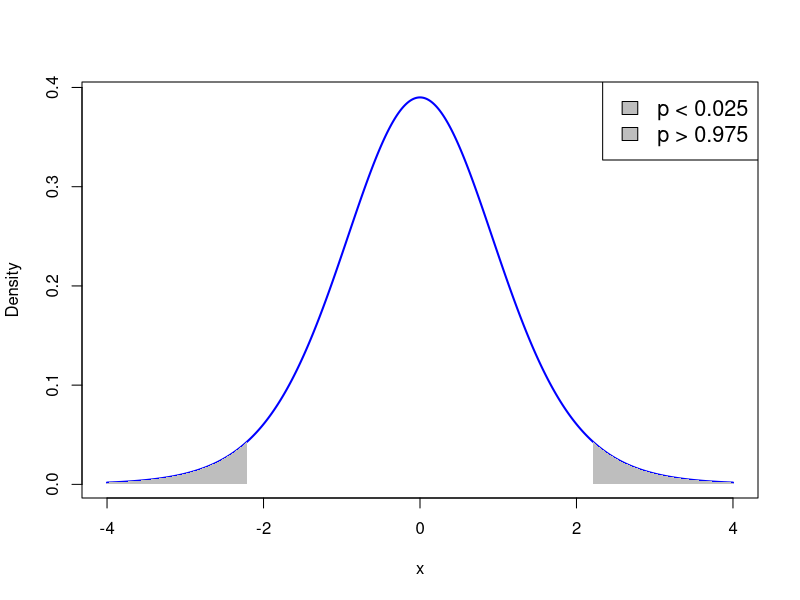
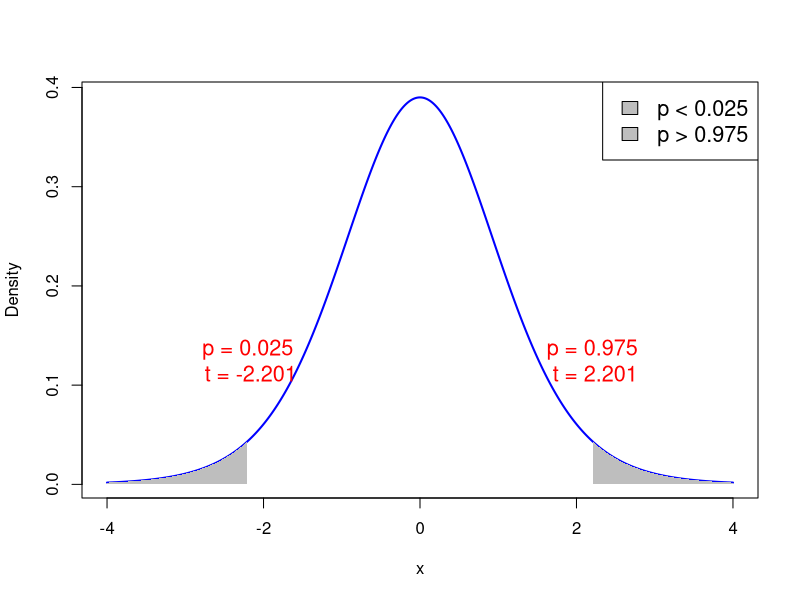
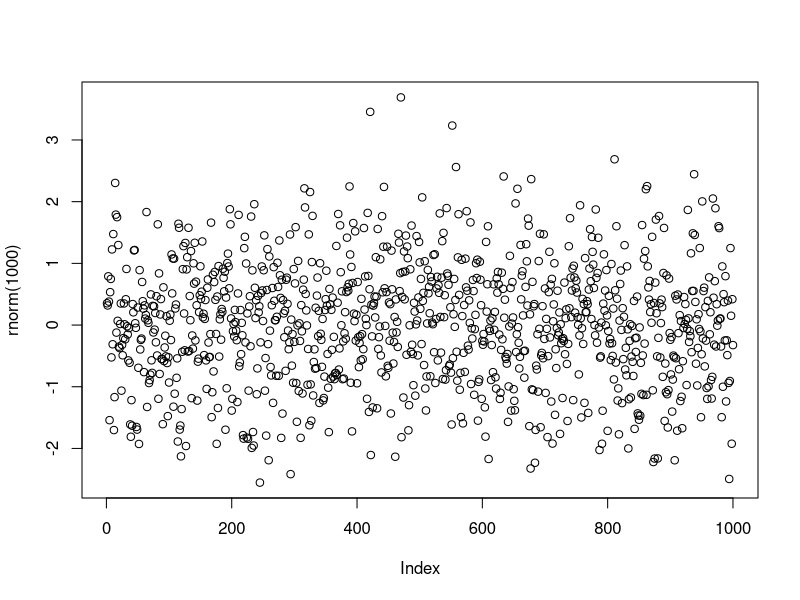
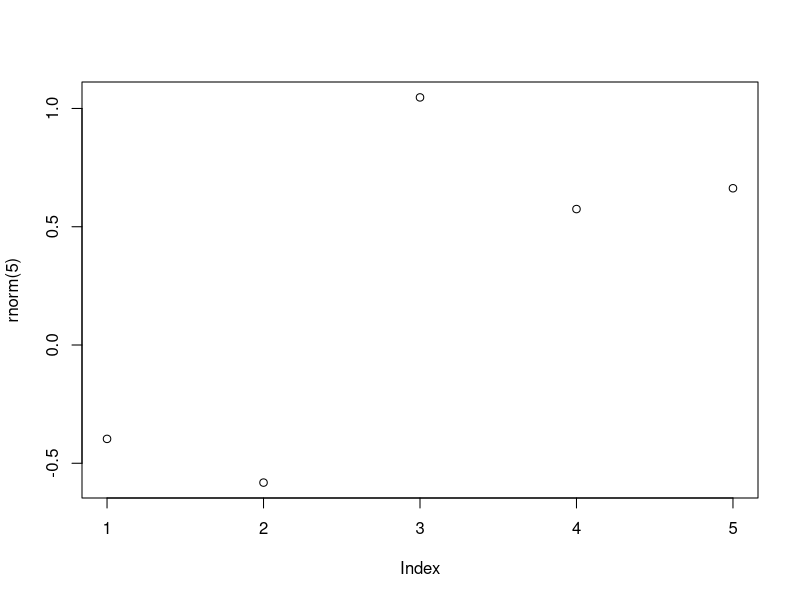

R code for these plots, in order:
## ---- chunk 1
# Degrees of freedom
df <- 11

# Values for x-axis
x <- seq(-4, 4, length.out = 1000)

# Calculate PDF of t-distribution
pdf <- dt(x, df)

# Plot PDF
plot(x, pdf, type = "l", col = "blue", lwd = 2, xlab = "x", ylab = "Density")

# Shade area where p-value < 0.025
x_fill_left <- x[x <= qt(0.025, df)]
y_fill_left <- pdf[x <= qt(0.025, df)]
polygon(c(x_fill_left, rev(x_fill_left)), c(y_fill_left, rep(0, length(y_fill_left))), col = "gray", border = NA)

# Shade area where p-value > 0.975
x_fill_right <- x[x >= qt(0.975, df)]
y_fill_right <- pdf[x >= qt(0.975, df)]
polygon(c(x_fill_right, rev(x_fill_right)), c(y_fill_right, rep(0, length(y_fill_right))), col = "gray", border = NA)

# Add legend
legend("topright", legend = c("p < 0.025", "p > 0.975"), fill = "gray", cex = 1.3)


## ---- chunk 2
# Degrees of freedom
df <- 11

# Values for x-axis
x <- seq(-4, 4, length.out = 1000)

# Calculate PDF of t-distribution
pdf <- dt(x, df)

# Plot PDF
plot(x, pdf, type = "l", col = "blue", lwd = 2, xlab = "x", ylab = "Density")

# Shade area where p-value < 0.025
x_fill_left <- x[x <= qt(0.025, df)]
y_fill_left <- pdf[x <= qt(0.025, df)]
polygon(c(x_fill_left, rev(x_fill_left)), c(y_fill_left, rep(0, length(y_fill_left))), col = "gray", border = NA)

# Shade area where p-value > 0.975
x_fill_right <- x[x >= qt(0.975, df)]
y_fill_right <- pdf[x >= qt(0.975, df)]
polygon(c(x_fill_right, rev(x_fill_right)), c(y_fill_right, rep(0, length(y_fill_right))), col = "gray", border = NA)

# Add annotations for p value = 0.025 on both sides
text(qt(0.025, df), dt(qt(0.025, df), df) + 0.05, paste("p = 0.025\n t =", round(qt(0.025, df), 4)), pos = 3, col = "red", cex = 1.3, adj = c(8.5, 4.5))
text(qt(0.975, df), dt(qt(0.975, df), df) + 0.05, paste("p = 0.975\n t =", round(qt(0.975, df), 4)), pos = 3, col = "red", cex = 1.3, adj = c(5.5, 4.5))

# Add legend
legend("topright", legend = c("p < 0.025", "p > 0.975"), fill = "gray", cex = 1.3)


## ---- chunk 3
#| echo: true
plot(rnorm(1000))
## ---- chunk 4
#| echo: true

2 + 2
2 * 3 - 1 + 2 ^ 7
exp(-10)
log(2)
pi
sin(pi/2)

## ---- chunk 5
#| echo: true

# This is a comment in R
# Comments are ignored by R

1+1 # This works out the result of one plus one!
## ---- chunk 6
# This codes sums two numbers and prints result on screen

# Here is a function to sum two numbers

sum_numbers <- function(num1, num2) {
  return(num1 + num2)
}

# Call the function with arguments 2 and 1
# The result of the sum 2 + 1 is stored in result

result <- sum_numbers(2, 1)

# Print the result on screen

print(result)
## ---- chunk 7
#| echo: true
rnorm(5)
## ---- chunk 8
#| echo: true
#| output-location: slide
plot(rnorm(5))
## ---- chunk 9
#| echo: true
x <- 2
x
## ---- chunk 10
#| echo: true
x <- 2
x + x
x
## ---- chunk 11
#| echo: true

# Constuct a vector and store it in variable "a"

a <- c(60, 72, 57, 90, 95, 72)

# Print vector a

a
## ---- chunk 12
#| echo: true

# Constuct two vectors of radius and height of 6 cylinders

radius <- c(6, 7, 5, 9, 9, 7)
height <- c(1.7, 1.8, 1.6, 2, 1, 1.9)

# Compute Volume and store it in "volume"

volume <- pi * radius^2 * height

# Print volume

volume
## ---- chunk 13
#| echo: true

a <- c(1, 2, 3, 4, 5, 6)
b <- c(0, 1)

a + b
## ---- chunk 14
#| echo: true

a <- c(1, 2, 3, 4, 5, 6)
b <- 2

# Multuplication by scalar
a * b

# Summing a scalar component-wise
a + b
## ---- chunk 15
#| echo: true

x <- c(1, 2, 3, 4, 5)
sum(x)
length(x)

